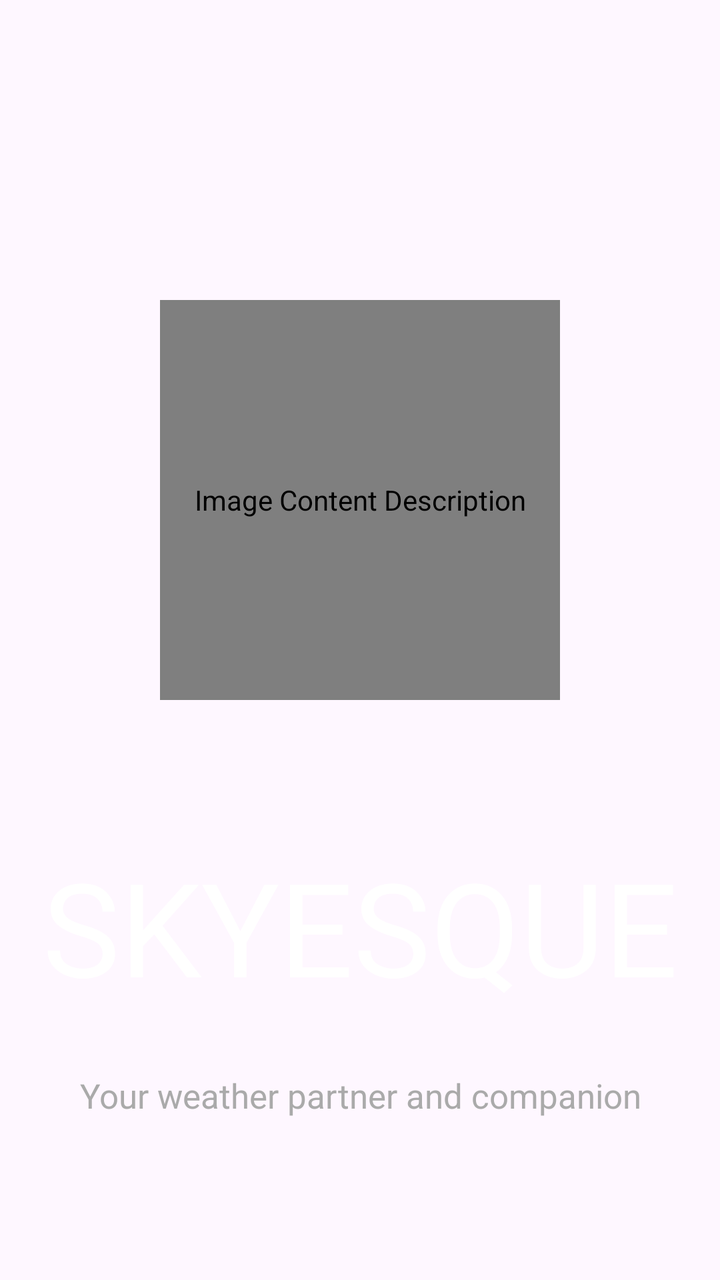
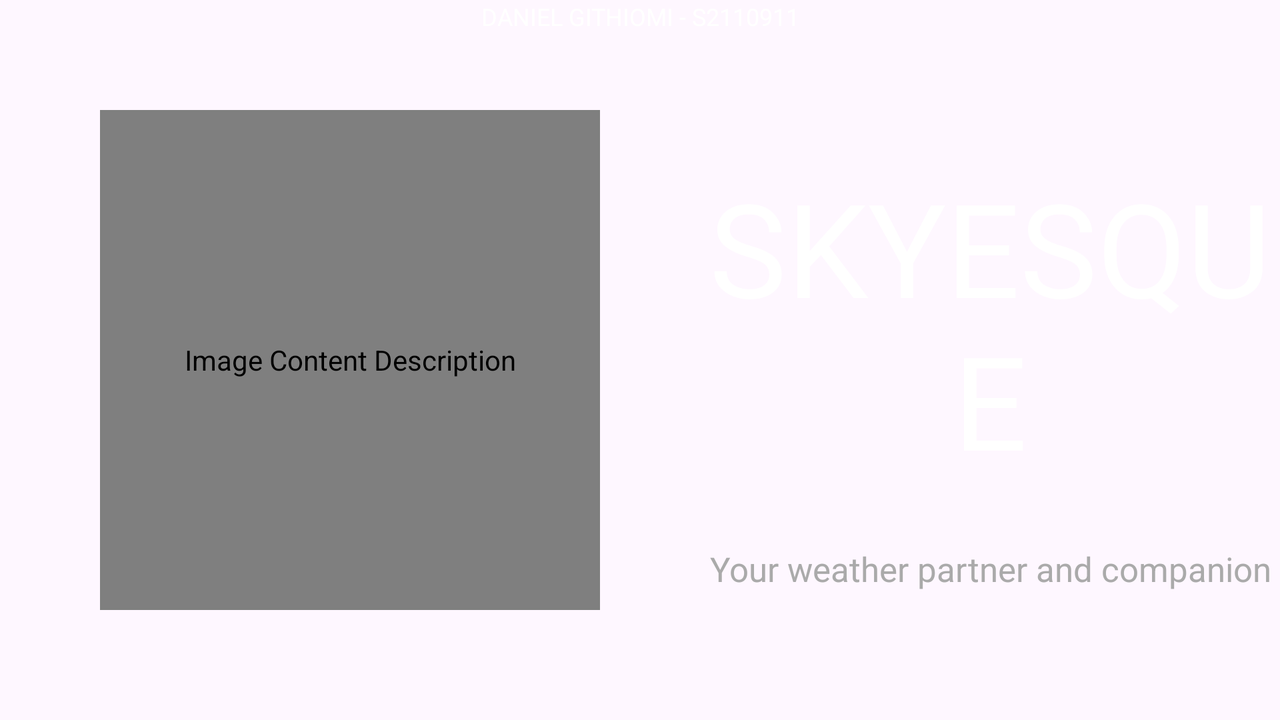

Two renders of one Android screen. The first uses the default layout on a phone; the second uses the alternative layout the repository ships for a different screen configuration, on a matching device. The two XML files are below.
<!-- AndroidManifest.xml: application theme Theme.Skyesque -->
<!-- res/layout/activity_main.xml -->
<?xml version="1.0" encoding="utf-8"?>
<RelativeLayout xmlns:android="http://schemas.android.com/apk/res/android"
    xmlns:app="http://schemas.android.com/apk/res-auto"
    xmlns:tools="http://schemas.android.com/tools"
    android:id="@+id/main"
    android:layout_width="match_parent"
    android:layout_height="match_parent"
    android:background="@drawable/splash_screen_bg"
    tools:context=".MainActivity">

    <com.airbnb.lottie.LottieAnimationView
        android:id="@+id/IV_appLogo"
        android:layout_width="200dp"
        android:layout_height="200dp"
        android:layout_centerHorizontal="true"
        android:layout_marginTop="150dp"
        android:layout_marginBottom="70dp"
        android:contentDescription="@string/content_description"
        app:lottie_autoPlay="true"
        app:lottie_loop="true"
        app:lottie_rawRes="@raw/splash" />

    
    
    
    
    
    
    
    
    

    <TextView
        android:id="@+id/TV_appName"
        android:layout_width="match_parent"
        android:layout_height="wrap_content"
        android:layout_below="@id/IV_appLogo"
        android:fontFamily="@font/lilita_one"
        android:text="@string/br_app_name"
        android:textAlignment="center"
        android:textAllCaps="true"
        android:textColor="@color/white"
        android:textSize="65sp" />

    <TextView
        android:id="@+id/TV_appMoto"
        android:layout_width="match_parent"
        android:layout_height="wrap_content"
        android:layout_below="@id/TV_appName"
        android:layout_marginTop="30dp"
        android:text="@string/app_moto"
        android:textAlignment="center"
        android:textColor="@android:color/darker_gray"
        android:textSize="17sp" />

</RelativeLayout>
<!-- resources referenced by this layout -->
<resources>
  <color name="white">#FFFFFFFF</color>
  <string name="app_moto">Your weather partner and companion</string>
  <string name="br_app_name">Skyesque</string>
  <string name="content_description">Image Content Description</string>
  <style name="Theme.Skyesque" parent="Base.Theme.Skyesque" />
  <style name="Base.Theme.Skyesque" parent="Theme.Material3.DayNight.NoActionBar">
          
          
      </style>
</resources>
<!-- res/layout-land/activity_main.xml (the repository's variant of the layout above) -->
<!-- drawn on the phone turned sideways -->
<?xml version="1.0" encoding="utf-8"?>
<RelativeLayout xmlns:android="http://schemas.android.com/apk/res/android"
    xmlns:app="http://schemas.android.com/apk/res-auto"
    xmlns:tools="http://schemas.android.com/tools"
    android:id="@+id/main"
    android:layout_width="match_parent"
    android:layout_height="match_parent"
    android:background="@drawable/splash_screen_bg"
    tools:context=".MainActivity">

    <TextView
        android:id="@+id/TV_name"
        android:layout_width="match_parent"
        android:layout_height="wrap_content"
        android:layout_alignParentTop="true"
        android:text="@string/gcu_credentials"
        android:textAlignment="center"
        android:textAllCaps="true"
        android:textColor="@color/white"
        android:textSize="12sp" />

    <com.airbnb.lottie.LottieAnimationView
        android:id="@+id/IV_appLogo"
        android:layout_width="250dp"
        android:layout_height="250dp"
        android:layout_alignParentStart="true"
        android:layout_marginHorizontal="50dp"
        android:layout_centerVertical="true"
        android:contentDescription="@string/content_description"
        app:lottie_autoPlay="true"
        app:lottie_loop="true"
        app:lottie_rawRes="@raw/splash" />

    <LinearLayout
        android:layout_width="match_parent"
        android:layout_height="match_parent"
        android:gravity="center_vertical"
        android:layout_below="@id/TV_name"
        android:layout_centerVertical="true"
        android:layout_toEndOf="@id/IV_appLogo"
        android:orientation="vertical">

        <TextView
            android:id="@+id/TV_appName"
            android:layout_width="match_parent"
            android:layout_height="wrap_content"
            android:fontFamily="@font/lilita_one"
            android:text="@string/br_app_name"
            android:textAlignment="center"
            android:textAllCaps="true"
            android:textColor="@color/white"
            android:textSize="65sp" />

        <TextView
            android:id="@+id/TV_appMoto"
            android:layout_width="match_parent"
            android:layout_height="wrap_content"
            android:layout_marginTop="30dp"
            android:text="@string/app_moto"
            android:textAlignment="center"
            android:textColor="@android:color/darker_gray"
            android:textSize="17sp" />

    </LinearLayout>

</RelativeLayout>
<!-- resources referenced by the variant -->
<!-- as the phone turned sideways resolves them -->
<resources>
  <color name="white">#FFFFFFFF</color>
  <string name="app_moto">Your weather partner and companion</string>
  <string name="br_app_name">Skyesque</string>
  <string name="content_description">Image Content Description</string>
  <string name="gcu_credentials">Daniel Githiomi - S2110911</string>
  <style name="Theme.Skyesque" parent="Base.Theme.Skyesque" />
  <style name="Base.Theme.Skyesque" parent="Theme.Material3.DayNight.NoActionBar">
          
          
      </style>
</resources>
